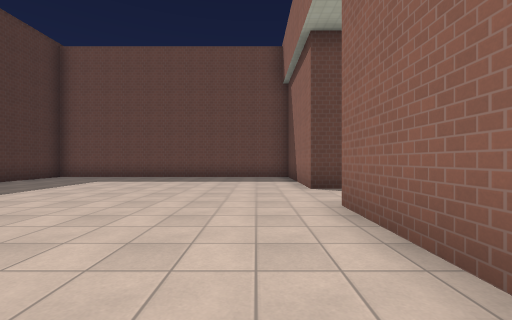
View 1 (above)

16 first-person views from a walk through a level from a Godot 3-D game. The camera is 1.3 m above the floor, looks level and sees 90° across. The floor is counted in squares, 2 m on a side. Each view is taken from the middle of a square. On the plan, view 1 faces up. The plan holds only what a view shows up to about 9 squares ahead; the rest is blank. The place goes on beyond the plan. Surface patterns are stand-ins for the level's own textures.

View 2
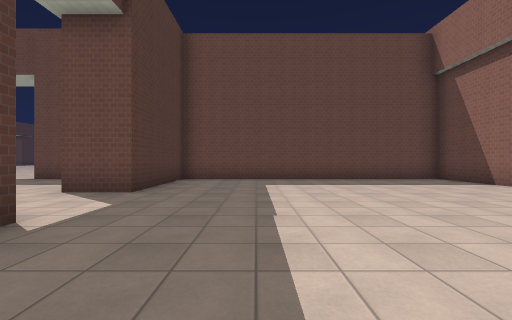

View 3
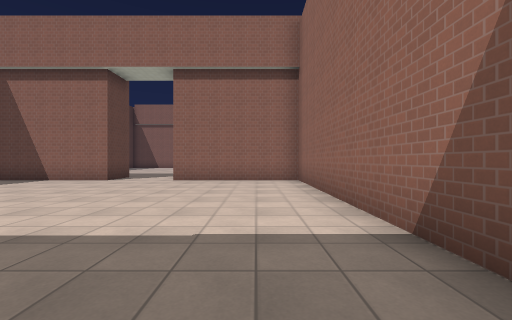

View 4
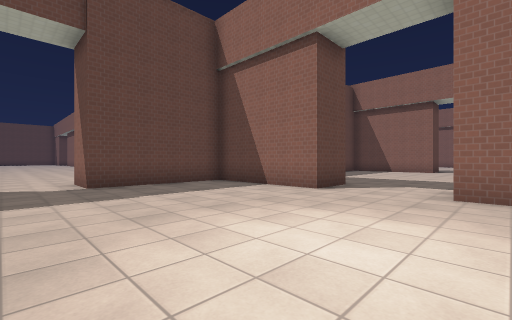

View 5
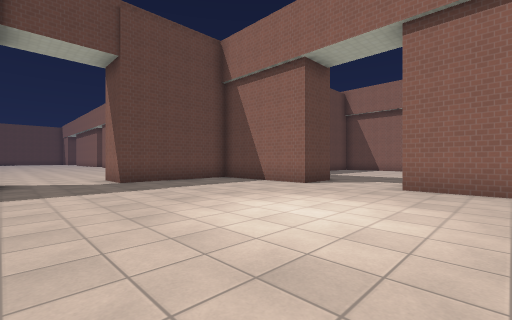

View 6
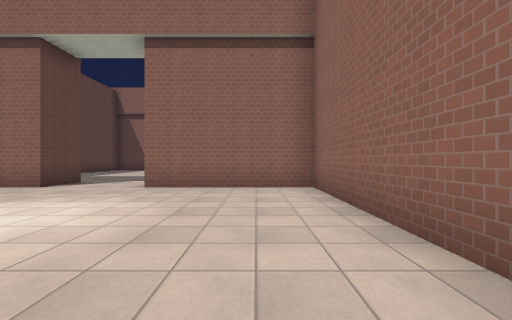

View 7
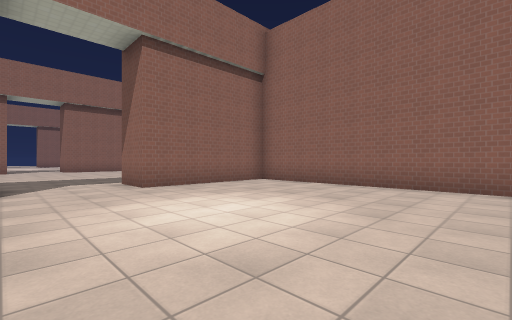

View 8
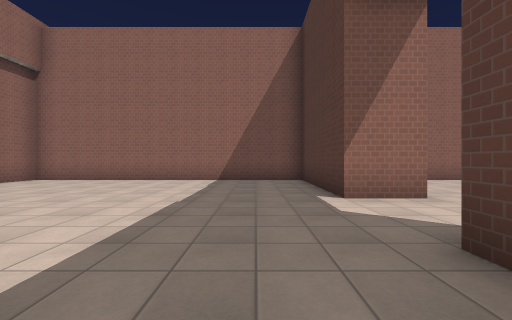

View 9
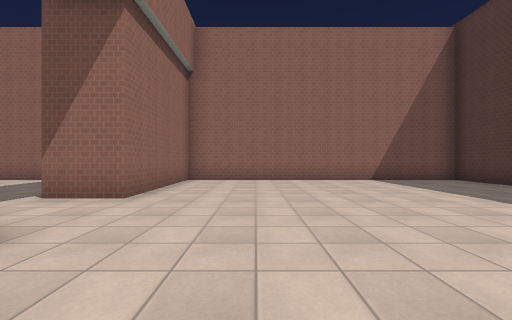

View 10
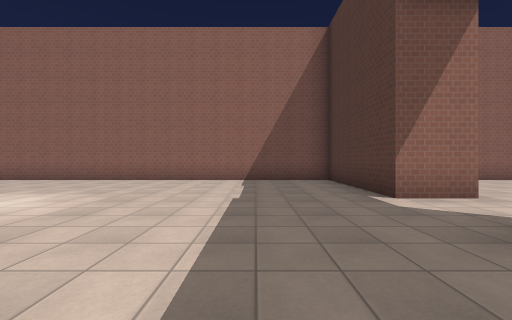

View 11
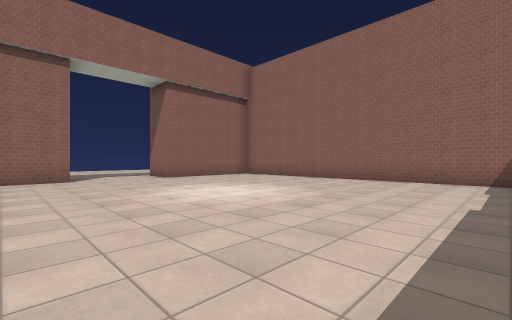

View 12
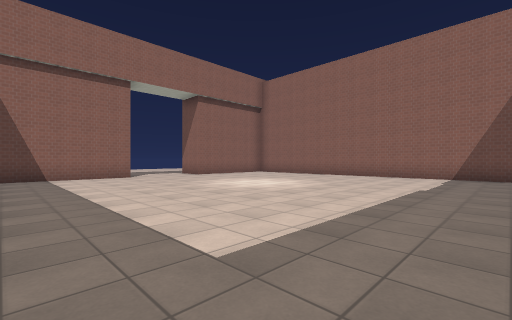

View 13
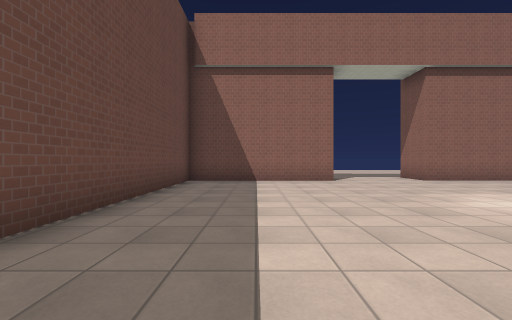

View 14
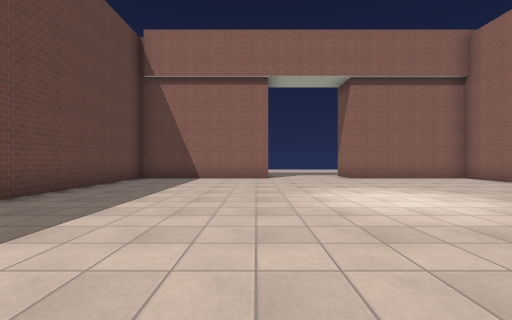

View 15
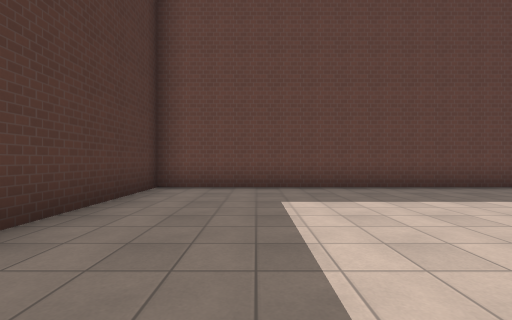

View 16
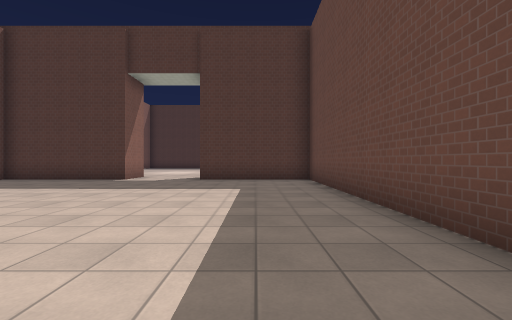

### Floor plan
Points are (right, up) in squares from view 1. A wall is a line through its corners. A room is listed if a view was taken in it or the views show most of it. See-through windows are left out.
Room 1 (views 1, 2, 3, 4, 5, 6, 7, 8, 9, 16)
walls: (-7.5, 9.9) (-7.5, 6.1) (-8.9, 6.1) (-8.9, 9.8); (-8.9, -0.4) (-8.9, 3.7) (-7.5, 3.7) (-7.5, -0.4); (2, 5.8) (1.2, 5.8) (1.2, 9.8) (-12.6, 9.8) (-12.6, 11.2); (-15, -0.4) (2, -0.4); (1.2, -0.4) (1.2, 3.7) (2.6, 3.7)
ways out: opening at (2, 4.5) to room 2; opening at (-13.5, 10.5)
Room 2 (views 10, 11, 12, 13, 14, 15)
walls: (2.6, 3.7) (2.6, -0.4); (14, 6.5) (14, 11.1) (2.6, 11.1) (2.6, 7.2); (14, 0.9) (14, 3.7); (2, -0.4) (14, -0.4)
ways out: opening at (2, 4.5) to room 1; opening at (14, 5)

Positions as (right, up) in squares from view 1, and headings:
1: (0, 0), facing up
2: (-5, 1), facing up
3: (-7, 1), facing right
4: (-14, 3), facing up-right
5: (-15, 2), facing up-right
6: (-15, 1), facing right
7: (-15, 6), facing down-right
8: (-6, 8), facing down
9: (-1, 8), facing down
10: (5, 8), facing down
11: (5, 8), facing down-right
12: (4, 10), facing down-right
13: (6, 9), facing right
14: (5, 7), facing right
15: (5, 5), facing up
16: (1, 8), facing left
